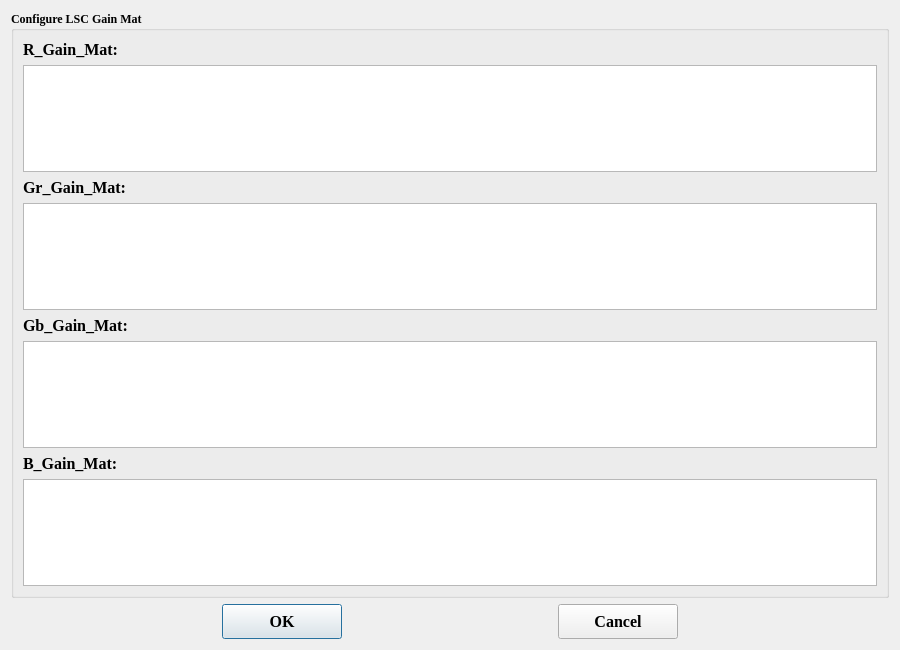
<?xml version="1.0" encoding="UTF-8"?>
<ui version="4.0">
 <class>lsc_dialog</class>
 <widget class="QDialog" name="lsc_dialog">
  <property name="geometry">
   <rect>
    <x>0</x>
    <y>0</y>
    <width>900</width>
    <height>650</height>
   </rect>
  </property>
  <property name="minimumSize">
   <size>
    <width>900</width>
    <height>650</height>
   </size>
  </property>
  <property name="windowTitle">
   <string>LSC Dialog</string>
  </property>
  <layout class="QGridLayout" name="gridLayout">
   <item row="0" column="0" colspan="5">
    <widget class="QGroupBox" name="groupBox">
     <property name="font">
      <font>
       <family>Times New Roman</family>
       <pointsize>9</pointsize>
       <weight>75</weight>
       <bold>true</bold>
      </font>
     </property>
     <property name="title">
      <string>Configure LSC Gain Mat</string>
     </property>
     <layout class="QGridLayout" name="gridLayout_2">
      <item row="0" column="0">
       <widget class="QLabel" name="label">
        <property name="font">
         <font>
          <family>Times New Roman</family>
          <pointsize>12</pointsize>
          <weight>75</weight>
          <bold>true</bold>
         </font>
        </property>
        <property name="text">
         <string>R_Gain_Mat:</string>
        </property>
       </widget>
      </item>
      <item row="1" column="0">
       <widget class="QPlainTextEdit" name="R_Gain_Mat">
        <property name="font">
         <font>
          <weight>75</weight>
          <bold>true</bold>
         </font>
        </property>
        <property name="plainText">
         <string/>
        </property>
       </widget>
      </item>
      <item row="2" column="0">
       <widget class="QLabel" name="label_2">
        <property name="font">
         <font>
          <family>Times New Roman</family>
          <pointsize>12</pointsize>
          <weight>75</weight>
          <bold>true</bold>
         </font>
        </property>
        <property name="text">
         <string>Gr_Gain_Mat:</string>
        </property>
       </widget>
      </item>
      <item row="3" column="0">
       <widget class="QPlainTextEdit" name="Gr_Gain_Mat">
        <property name="horizontalScrollBarPolicy">
         <enum>Qt::ScrollBarAlwaysOff</enum>
        </property>
       </widget>
      </item>
      <item row="4" column="0">
       <widget class="QLabel" name="label_3">
        <property name="font">
         <font>
          <family>Times New Roman</family>
          <pointsize>12</pointsize>
          <weight>75</weight>
          <bold>true</bold>
         </font>
        </property>
        <property name="text">
         <string>Gb_Gain_Mat:</string>
        </property>
       </widget>
      </item>
      <item row="5" column="0">
       <widget class="QPlainTextEdit" name="Gb_Gain_Mat"/>
      </item>
      <item row="6" column="0">
       <widget class="QLabel" name="label_4">
        <property name="font">
         <font>
          <family>Times New Roman</family>
          <pointsize>12</pointsize>
          <weight>75</weight>
          <bold>true</bold>
         </font>
        </property>
        <property name="text">
         <string>B_Gain_Mat:</string>
        </property>
       </widget>
      </item>
      <item row="7" column="0">
       <widget class="QPlainTextEdit" name="B_Gain_Mat"/>
      </item>
     </layout>
    </widget>
   </item>
   <item row="1" column="0">
    <spacer name="horizontalSpacer_2">
     <property name="orientation">
      <enum>Qt::Horizontal</enum>
     </property>
     <property name="sizeHint" stdset="0">
      <size>
       <width>174</width>
       <height>20</height>
      </size>
     </property>
    </spacer>
   </item>
   <item row="1" column="1">
    <widget class="QPushButton" name="OK">
     <property name="minimumSize">
      <size>
       <width>120</width>
       <height>35</height>
      </size>
     </property>
     <property name="font">
      <font>
       <family>Times New Roman</family>
       <pointsize>12</pointsize>
       <weight>75</weight>
       <bold>true</bold>
      </font>
     </property>
     <property name="text">
      <string>OK</string>
     </property>
    </widget>
   </item>
   <item row="1" column="2">
    <spacer name="horizontalSpacer">
     <property name="orientation">
      <enum>Qt::Horizontal</enum>
     </property>
     <property name="sizeHint" stdset="0">
      <size>
       <width>174</width>
       <height>20</height>
      </size>
     </property>
    </spacer>
   </item>
   <item row="1" column="3">
    <widget class="QPushButton" name="Cancel">
     <property name="minimumSize">
      <size>
       <width>120</width>
       <height>35</height>
      </size>
     </property>
     <property name="font">
      <font>
       <family>Times New Roman</family>
       <pointsize>12</pointsize>
       <weight>75</weight>
       <bold>true</bold>
      </font>
     </property>
     <property name="text">
      <string>Cancel</string>
     </property>
    </widget>
   </item>
   <item row="1" column="4">
    <spacer name="horizontalSpacer_3">
     <property name="orientation">
      <enum>Qt::Horizontal</enum>
     </property>
     <property name="sizeHint" stdset="0">
      <size>
       <width>174</width>
       <height>20</height>
      </size>
     </property>
    </spacer>
   </item>
  </layout>
 </widget>
 <resources/>
 <connections>
  <connection>
   <sender>OK</sender>
   <signal>clicked()</signal>
   <receiver>lsc_dialog</receiver>
   <slot>accept()</slot>
   <hints>
    <hint type="sourcelabel">
     <x>234</x>
     <y>596</y>
    </hint>
    <hint type="destinationlabel">
     <x>370</x>
     <y>311</y>
    </hint>
   </hints>
  </connection>
  <connection>
   <sender>Cancel</sender>
   <signal>clicked()</signal>
   <receiver>lsc_dialog</receiver>
   <slot>reject()</slot>
   <hints>
    <hint type="sourcelabel">
     <x>505</x>
     <y>596</y>
    </hint>
    <hint type="destinationlabel">
     <x>370</x>
     <y>311</y>
    </hint>
   </hints>
  </connection>
 </connections>
</ui>
